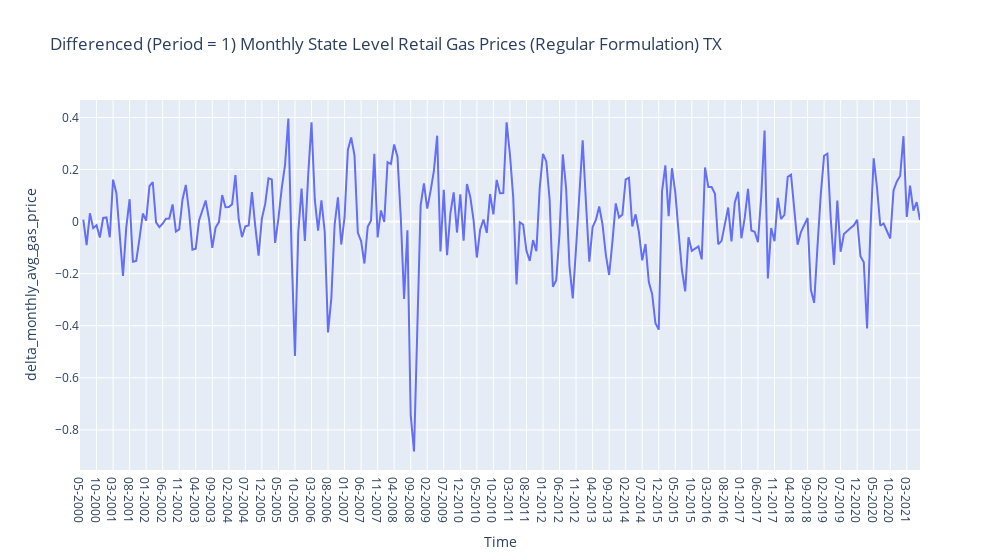

This figure's notebook cell:
### Code cell
fig = px.line(data_frame = TX_gas, x = 'Time',y = 'delta_monthly_avg_gas_price',
              title ='Differenced (Period = 1) Monthly State Level Retail Gas Prices (Regular Formulation) TX',
              width = 1000)
fig.show()

### Figure 1 — Plotly figure (JSON) as saved in the notebook; plotly's stock layout.template omitted (floating-point values rounded to 4 significant figures; data arrays with more than 128 entries replaced by an {"elided": "..."} marker saying what was removed)
{"data": [{"hovertemplate": "Time=%{x}<br>delta_monthly_avg_gas_price=%{y}<extra></extra>", "legendgroup": "", "line": {"color": "#636efa", "dash": "solid"}, "mode": "lines", "name": "", "orientation": "v", "showlegend": false, "type": "scatter", "x": {"elided": "255 str values"}, "xaxis": "x", "y": {"elided": "255 float values"}, "yaxis": "y"}], "layout": {"legend": {"tracegroupgap": 0}, "title": {"text": "Differenced (Period = 1) Monthly State Level Retail Gas Prices (Regular Formulation) TX"}, "width": 1000, "xaxis": {"anchor": "y", "domain": [0, 1], "title": {"text": "Time"}}, "yaxis": {"anchor": "x", "domain": [0, 1], "title": {"text": "delta_monthly_avg_gas_price"}}}}
